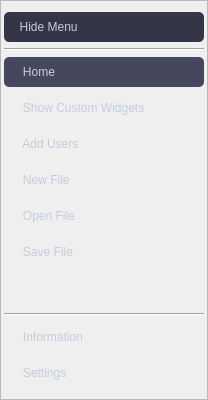
     <widget class="QFrame" name="frame_mainMenu">
      <property name="sizePolicy">
       <sizepolicy hsizetype="Expanding" vsizetype="Preferred">
        <horstretch>0</horstretch>
        <verstretch>0</verstretch>
       </sizepolicy>
      </property>
      <property name="minimumSize">
       <size>
        <width>0</width>
        <height>0</height>
       </size>
      </property>
      <property name="maximumSize">
       <size>
        <width>200</width>
        <height>16777215</height>
       </size>
      </property>
      <property name="styleSheet">
       <string notr="true">QFrame#frame_mainMenu {
	background-color: rgb(41,41,53);
	border-radius: 5px;
}</string>
      </property>
      <property name="frameShape">
       <enum>QFrame::StyledPanel</enum>
      </property>
      <property name="frameShadow">
       <enum>QFrame::Raised</enum>
      </property>
      <layout class="QVBoxLayout" name="verticalLayout">
       <property name="leftMargin">
        <number>3</number>
       </property>
       <property name="rightMargin">
        <number>3</number>
       </property>
       <item>
        <widget class="QPushButton" name="pushButton_hideMenu">
         <property name="minimumSize">
          <size>
           <width>0</width>
           <height>30</height>
          </size>
         </property>
         <property name="cursor">
          <cursorShape>PointingHandCursor</cursorShape>
         </property>
         <property name="focusPolicy">
          <enum>Qt::NoFocus</enum>
         </property>
         <property name="styleSheet">
          <string notr="true">QPushButton {
	text-align:left;
	border: none;
	border-radius: 5px;
	background-color: rgb(52,54,71);
	color: rgb(195,204,221);
	padding-left:  9px;
}

QPushButton::checked {
 background-color: rgb(41,41,53);
}

QPushButton::hover {
	background-color: rgb(52,54,71);
}</string>
         </property>
         <property name="text">
          <string>  Hide Menu</string>
         </property>
         <property name="icon">
          <iconset resource="icons.qrc">
           <normaloff>:/arrowdefault.ico</normaloff>:/arrowdefault.ico</iconset>
         </property>
         <property name="checkable">
          <bool>true</bool>
         </property>
         <property name="checked">
          <bool>false</bool>
         </property>
        </widget>
       </item>
       <item>
        <widget class="Line" name="line">
         <property name="orientation">
          <enum>Qt::Horizontal</enum>
         </property>
        </widget>
       </item>
       <item>
        <widget class="QPushButton" name="pushButton_home">
         <property name="minimumSize">
          <size>
           <width>200</width>
           <height>30</height>
          </size>
         </property>
         <property name="cursor">
          <cursorShape>PointingHandCursor</cursorShape>
         </property>
         <property name="focusPolicy">
          <enum>Qt::NoFocus</enum>
         </property>
         <property name="styleSheet">
          <string notr="true">QPushButton {
	text-align:left;
	border: none;
	border-radius: 5px;
	color: rgb(195,204,221);
	padding-left: 9px;
}

QPushButton::hover {
	background-color: rgb(78,79,102);
}

QPushButton::checked {
	background-color:rgb(69,71,92);
}

QPushButton::pressed {
	background-color: rgb(87,137,245);
}</string>
         </property>
         <property name="text">
          <string>   Home</string>
         </property>
         <property name="icon">
          <iconset resource="icons.qrc">
           <normaloff>:/home.ico</normaloff>:/home.ico</iconset>
         </property>
         <property name="checkable">
          <bool>true</bool>
         </property>
         <property name="checked">
          <bool>true</bool>
         </property>
         <property name="autoExclusive">
          <bool>true</bool>
         </property>
        </widget>
       </item>
       <item>
        <widget class="QPushButton" name="pushButton_showCustomWidgets">
         <property name="minimumSize">
          <size>
           <width>0</width>
           <height>30</height>
          </size>
         </property>
         <property name="cursor">
          <cursorShape>PointingHandCursor</cursorShape>
         </property>
         <property name="focusPolicy">
          <enum>Qt::NoFocus</enum>
         </property>
         <property name="styleSheet">
          <string notr="true">QPushButton {
	text-align:left;
	border: none;
	border-radius: 5px;
	color: rgb(195,204,221);
	padding-left: 9px;
}

QPushButton::hover {
	background-color: rgb(78,79,102);
}

QPushButton::checked {
	background-color:rgb(69,71,92);
}

QPushButton::pressed {
	background-color: rgb(87,137,245);
}</string>
         </property>
         <property name="text">
          <string>   Show Custom Widgets</string>
         </property>
         <property name="icon">
          <iconset resource="icons.qrc">
           <normaloff>:/plug.ico</normaloff>:/plug.ico</iconset>
         </property>
         <property name="checkable">
          <bool>true</bool>
         </property>
         <property name="autoExclusive">
          <bool>true</bool>
         </property>
        </widget>
       </item>
       <item>
        <widget class="QPushButton" name="pushButton_addUsers">
         <property name="minimumSize">
          <size>
           <width>0</width>
           <height>30</height>
          </size>
         </property>
         <property name="cursor">
          <cursorShape>PointingHandCursor</cursorShape>
         </property>
         <property name="focusPolicy">
          <enum>Qt::NoFocus</enum>
         </property>
         <property name="styleSheet">
          <string notr="true">QPushButton {
	text-align:left;
	border: none;
	border-radius: 5px;
	color: rgb(195,204,221);
	padding-left: 9px;
}

QPushButton::hover {
	background-color: rgb(78,79,102);
}

QPushButton::checked {
	background-color:rgb(69,71,92);
}

QPushButton::pressed {
	background-color: rgb(87,137,245);
}</string>
         </property>
         <property name="text">
          <string>   Add Users</string>
         </property>
         <property name="icon">
          <iconset resource="icons.qrc">
           <normaloff>:/addusers.ico</normaloff>:/addusers.ico</iconset>
         </property>
         <property name="checkable">
          <bool>true</bool>
         </property>
         <property name="autoExclusive">
          <bool>true</bool>
         </property>
        </widget>
       </item>
       <item>
        <widget class="QPushButton" name="pushButton_newFile">
         <property name="minimumSize">
          <size>
           <width>0</width>
           <height>30</height>
          </size>
         </property>
         <property name="cursor">
          <cursorShape>PointingHandCursor</cursorShape>
         </property>
         <property name="focusPolicy">
          <enum>Qt::NoFocus</enum>
         </property>
         <property name="styleSheet">
          <string notr="true">QPushButton {
	text-align:left;
	border: none;
	border-radius: 5px;
	color: rgb(195,204,221);
	padding-left: 9px;
}

QPushButton::hover {
	background-color: rgb(78,79,102);
}

QPushButton::checked {
	background-color:rgb(69,71,92);
}

QPushButton::pressed {
	background-color: rgb(87,137,245);
}</string>
         </property>
         <property name="text">
          <string>   New File</string>
         </property>
         <property name="icon">
          <iconset resource="icons.qrc">
           <normaloff>:/newfile.ico</normaloff>:/newfile.ico</iconset>
         </property>
         <property name="checkable">
          <bool>true</bool>
         </property>
         <property name="autoExclusive">
          <bool>true</bool>
         </property>
        </widget>
       </item>
       <item>
        <widget class="QPushButton" name="pushButton_openFile">
         <property name="minimumSize">
          <size>
           <width>0</width>
           <height>30</height>
          </size>
         </property>
         <property name="cursor">
          <cursorShape>PointingHandCursor</cursorShape>
         </property>
         <property name="focusPolicy">
          <enum>Qt::NoFocus</enum>
         </property>
         <property name="styleSheet">
          <string notr="true">QPushButton {
	text-align:left;
	border: none;
	border-radius: 5px;
	color: rgb(195,204,221);
	padding-left: 9px;
}

QPushButton::hover {
	background-color: rgb(78,79,102);
}

QPushButton::checked {
	background-color:rgb(69,71,92);
}

QPushButton::pressed {
	background-color: rgb(87,137,245);
}</string>
         </property>
         <property name="text">
          <string>   Open File</string>
         </property>
         <property name="icon">
          <iconset resource="icons.qrc">
           <normaloff>:/openfile.ico</normaloff>:/openfile.ico</iconset>
         </property>
         <property name="checkable">
          <bool>true</bool>
         </property>
         <property name="autoExclusive">
          <bool>true</bool>
         </property>
        </widget>
       </item>
       <item>
        <widget class="QPushButton" name="pushButton_saveFile">
         <property name="minimumSize">
          <size>
           <width>0</width>
           <height>30</height>
          </size>
         </property>
         <property name="cursor">
          <cursorShape>PointingHandCursor</cursorShape>
         </property>
         <property name="focusPolicy">
          <enum>Qt::NoFocus</enum>
         </property>
         <property name="styleSheet">
          <string notr="true">QPushButton {
	text-align:left;
	border: none;
	border-radius: 5px;
	color: rgb(195,204,221);
	padding-left: 9px;
}

QPushButton::hover {
	background-color: rgb(78,79,102);
}

QPushButton::checked {
	background-color:rgb(69,71,92);
}

QPushButton::pressed {
	background-color: rgb(87,137,245);
}</string>
         </property>
         <property name="text">
          <string>   Save File</string>
         </property>
         <property name="icon">
          <iconset resource="icons.qrc">
           <normaloff>:/savefile.ico</normaloff>:/savefile.ico</iconset>
         </property>
         <property name="checkable">
          <bool>true</bool>
         </property>
         <property name="autoExclusive">
          <bool>true</bool>
         </property>
        </widget>
       </item>
       <item>
        <spacer name="verticalSpacer">
         <property name="orientation">
          <enum>Qt::Vertical</enum>
         </property>
         <property name="sizeHint" stdset="0">
          <size>
           <width>20</width>
           <height>40</height>
          </size>
         </property>
        </spacer>
       </item>
       <item>
        <widget class="Line" name="line_2">
         <property name="orientation">
          <enum>Qt::Horizontal</enum>
         </property>
        </widget>
       </item>
       <item>
        <widget class="QPushButton" name="pushButton_information">
         <property name="minimumSize">
          <size>
           <width>0</width>
           <height>30</height>
          </size>
         </property>
         <property name="cursor">
          <cursorShape>PointingHandCursor</cursorShape>
         </property>
         <property name="focusPolicy">
          <enum>Qt::NoFocus</enum>
         </property>
         <property name="styleSheet">
          <string notr="true">QPushButton {
	text-align:left;
	border: none;
	border-radius: 5px;
	color: rgb(195,204,221);
	padding-left:  9px;
}
QPushButton::hover {
	background-color: rgb(54,55,72);
}
QPushButton::checked {
	background-color: rgb(69,71,92);
}
QPushButton::pressed {
	background-color: rgb(87,137,245);
}</string>
         </property>
         <property name="text">
          <string>   Information</string>
         </property>
         <property name="icon">
          <iconset resource="icons.qrc">
           <normaloff>:/info.ico</normaloff>:/info.ico</iconset>
         </property>
         <property name="checkable">
          <bool>true</bool>
         </property>
         <property name="checked">
          <bool>false</bool>
         </property>
         <property name="autoExclusive">
          <bool>false</bool>
         </property>
         <property name="default">
          <bool>false</bool>
         </property>
        </widget>
       </item>
       <item>
        <widget class="QPushButton" name="pushButton_setting">
         <property name="minimumSize">
          <size>
           <width>0</width>
           <height>30</height>
          </size>
         </property>
         <property name="maximumSize">
          <size>
           <width>16777215</width>
           <height>16777215</height>
          </size>
         </property>
         <property name="cursor">
          <cursorShape>PointingHandCursor</cursorShape>
         </property>
         <property name="focusPolicy">
          <enum>Qt::NoFocus</enum>
         </property>
         <property name="styleSheet">
          <string notr="true">QPushButton {
	text-align:left;
	border: none;
	border-radius: 5px;
	color: rgb(195,204,221);
	padding-left:  9px;
}
QPushButton::hover {
	background-color: rgb(54,55,72);
}
QPushButton::checked {
	background-color: rgb(69,71,92);
}
QPushButton::pressed {
	background-color: rgb(87,137,245);
}</string>
         </property>
         <property name="text">
          <string>   Settings</string>
         </property>
         <property name="icon">
          <iconset resource="icons.qrc">
           <normaloff>:/settings.ico</normaloff>:/settings.ico</iconset>
         </property>
         <property name="iconSize">
          <size>
           <width>16</width>
           <height>16</height>
          </size>
         </property>
         <property name="checkable">
          <bool>true</bool>
         </property>
         <property name="checked">
          <bool>false</bool>
         </property>
         <property name="autoExclusive">
          <bool>false</bool>
         </property>
        </widget>
       </item>
      </layout>
     </widget>
